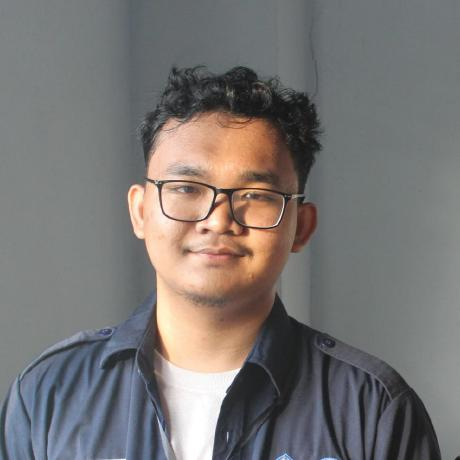
#> input picture 16.face-detection/test.jpg, 460 x 460 px
$ python main.py
#> lines starting #> are read from the running program, lines starting #| are printed output that depends on the picture; after the words box and inside, x2 and y2 are one past the last pixel; in counts of white or black regions, pixels touching at a corner belong together
import cv2

face_cascade_name = cv2.data.haarcascades + 'haarcascade_frontalface_alt.xml'
face_cascade = cv2.CascadeClassifier()
if not face_cascade.load(cv2.samples.findFile(face_cascade_name)):
    print("Error loading xml file")
    exit(0)

img = cv2.imread("test.jpg")
#> img is the input picture: shape (460, 460, 3); mean B, G, R 115.6, 116.9, 120.2

if img is None:
    print("Error loading image")
    exit(0)

gray = cv2.cvtColor(img, cv2.COLOR_BGR2GRAY)
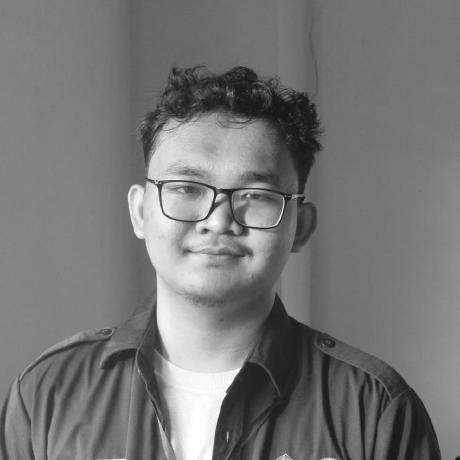
#> gray: shape (460, 460); min 19, max 255, mean 117.8

faces = face_cascade.detectMultiScale(gray, 1.1, 4)
#> faces = [[107, 109, 212, 212]]

for (x, y, w, h) in faces:
    cv2.rectangle(img, (x, y), (x + w, y + h), (225, 0, 0), 2)
#> this loop made 1 pass
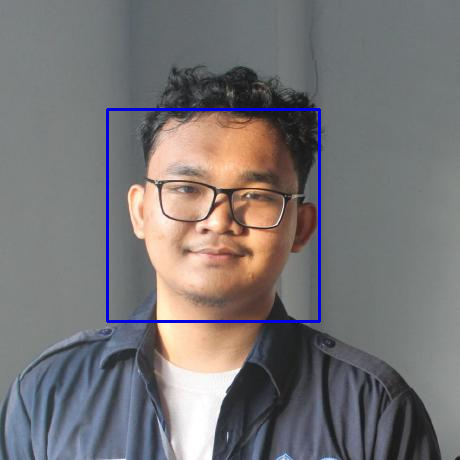
#> img: shape (460, 460, 3); 1.2% of pixels changed, all inside (x1, y1, x2, y2) = (106, 108, 321, 323)

cv2.imshow("img", img)

cv2.waitKey(0)

cv2.imwrite("face_detected.jpg", img)
